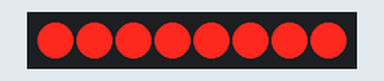
Simulated run of this sketch. Board: Arduino Uno, built with avr-gcc and run on an emulated ATmega328P. Parts: 8 shift-register outputs drawn as a row of LEDs (first output left, lit = HIGH). Wiring (inferred from the names in the program): shift register (74HC595): data pin 7; shift clock pin 9; latch pin 8. Wiring (inferred from the signals the program sends): row of LEDs: on Q0, Q1, Q2, Q3, Q4, Q5, Q6, Q7.

Above: at 0.05 s.
At 0.35 s:
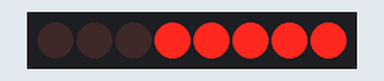
At 0.75 s:
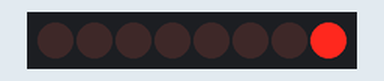
At 1.45 s:
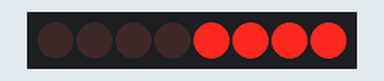
At 2.15 s:
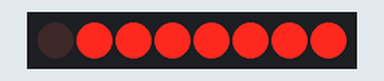
At 2.85 s:
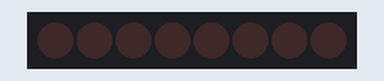
Timing chart, 0 to 3.1 s (numbered marks = the images above):
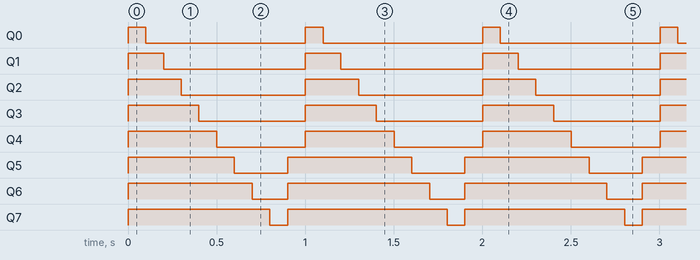

The sketch:

array_shift_reg_official.ino
```cpp
/*
 * This is command code for shift register 74HC595
 * controlling pin mode states through a pattern data pool
 * Based on Arduino shiftOut tutorial https://www.arduino.cc/en/Tutorial/ShftOut13
 * yuli cai
 * 2017 Spring for thesis at ITP NYU
 */

//Date Serial In Pin
int DS = 7;     //pin14 on 74hc595
//SHift register Clock Pin
int SH_CP = 9;  //pin11 on 74hc595
//STorage register Clock Pin
int ST_CP = 8;  //pin12 on 74hc595

byte data;
byte dataArray[10];


void setup() {
  pinMode(DS, OUTPUT);
  pinMode(SH_CP, OUTPUT);
  pinMode(ST_CP, OUTPUT);

  //Binary notation as comment
  dataArray[0] = 0xFF; //0b11111111;255 in decimal
  dataArray[1] = 0xFE; //0b11111110;254
  dataArray[2] = 0xFC; //0b11111100;252
  dataArray[3] = 0xF8; //0b11111000;248
  dataArray[4] = 0xF0; //0b11110000;240
  dataArray[5] = 0xE0; //0b11100000;224
  dataArray[6] = 0xC0; //0b11000000;192
  dataArray[7] = 0x80; //0b10000000;128
  dataArray[8] = 0x00; //0b00000000;0
  dataArray[9] = 0xE0; //0b11100000;224

  /*
   * The following array is the equivalent decimal version
   * For testing
   * It turns out it work the same ar the above
  dataArray[0] = 255; //0b11111111;255 in decimal
  dataArray[1] = 254; //0b11111110;254
  dataArray[2] = 252; //0b11111100;252
  dataArray[3] = 248; //0b11111000;248
  dataArray[4] = 240; //0b11110000;240
  dataArray[5] = 224; //0b11100000;224
  dataArray[6] = 192; //0b11000000;192
  dataArray[7] = 128; //0b10000000;128
  dataArray[8] = 0; //0b00000000;0
  dataArray[9] = 224; //0b11100000;224
   */

}


void loop() {

  for (int i = 0; i < sizeof(dataArray); i++) {
    data = dataArray[i];
    digitalWrite(ST_CP, LOW);
    shiftOut(DS, SH_CP, MSBFIRST, data);
    digitalWrite(ST_CP, HIGH);
    delay(100);
  }

}
```

Measured:
- by itself, Q0: alternates HIGH for 0.10 s and LOW for 0.90 s
- by itself, Q1: alternates HIGH for 0.20 s and LOW for 0.80 s
- by itself, Q2: alternates HIGH for 0.30 s and LOW for 0.70 s
- by itself, Q3: alternates HIGH for 0.40 s and LOW for 0.60 s
- by itself, Q4: alternates HIGH for 0.50 s and LOW for 0.50 s
- by itself, Q5: alternates HIGH for 0.70 s and LOW for 0.30 s
- by itself, Q6: alternates HIGH for 0.80 s and LOW for 0.20 s
- by itself, Q7: alternates HIGH for 0.90 s and LOW for 0.10 s
